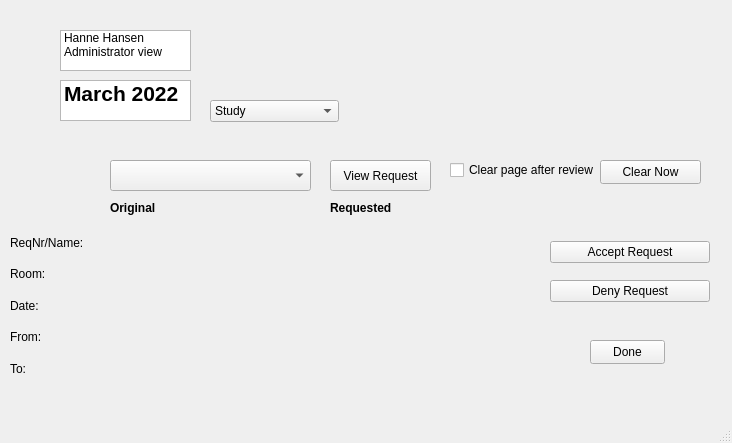
<?xml version="1.0" encoding="UTF-8"?>
<ui version="4.0">
 <class>MainWindow</class>
 <widget class="QMainWindow" name="MainWindow">
  <property name="geometry">
   <rect>
    <x>0</x>
    <y>0</y>
    <width>732</width>
    <height>443</height>
   </rect>
  </property>
  <property name="windowTitle">
   <string>MainWindow</string>
  </property>
  <widget class="QWidget" name="centralwidget">
   <widget class="QListWidget" name="month">
    <property name="geometry">
     <rect>
      <x>60</x>
      <y>80</y>
      <width>131</width>
      <height>41</height>
     </rect>
    </property>
    <item>
     <property name="text">
      <string>March 2022</string>
     </property>
     <property name="font">
      <font>
       <pointsize>16</pointsize>
       <bold>true</bold>
      </font>
     </property>
    </item>
   </widget>
   <widget class="QComboBox" name="studyCombo">
    <property name="geometry">
     <rect>
      <x>210</x>
      <y>100</y>
      <width>129</width>
      <height>22</height>
     </rect>
    </property>
    <item>
     <property name="text">
      <string>Study</string>
     </property>
    </item>
    <item>
     <property name="text">
      <string>Health &amp; informatics</string>
     </property>
    </item>
    <item>
     <property name="text">
      <string>Farmacy</string>
     </property>
    </item>
    <item>
     <property name="text">
      <string>Data Science</string>
     </property>
    </item>
    <item>
     <property name="text">
      <string>Chemistry</string>
     </property>
    </item>
   </widget>
   <widget class="QListWidget" name="header">
    <property name="geometry">
     <rect>
      <x>60</x>
      <y>30</y>
      <width>131</width>
      <height>41</height>
     </rect>
    </property>
    <item>
     <property name="text">
      <string>Hanne Hansen</string>
     </property>
    </item>
    <item>
     <property name="text">
      <string>Administrator view</string>
     </property>
    </item>
   </widget>
   <widget class="QPushButton" name="donePushButton">
    <property name="geometry">
     <rect>
      <x>590</x>
      <y>340</y>
      <width>75</width>
      <height>24</height>
     </rect>
    </property>
    <property name="text">
     <string>Done</string>
    </property>
   </widget>
   <widget class="QWidget" name="verticalLayoutWidget">
    <property name="geometry">
     <rect>
      <x>550</x>
      <y>230</y>
      <width>160</width>
      <height>83</height>
     </rect>
    </property>
    <layout class="QVBoxLayout" name="verticalLayout">
     <item>
      <widget class="QPushButton" name="acceptPush">
       <property name="text">
        <string>Accept Request</string>
       </property>
      </widget>
     </item>
     <item>
      <widget class="QPushButton" name="denyPush">
       <property name="text">
        <string>Deny Request</string>
       </property>
      </widget>
     </item>
    </layout>
   </widget>
   <widget class="QComboBox" name="comboLect">
    <property name="geometry">
     <rect>
      <x>110</x>
      <y>160</y>
      <width>201</width>
      <height>31</height>
     </rect>
    </property>
   </widget>
   <widget class="QWidget" name="verticalLayoutWidget_2">
    <property name="geometry">
     <rect>
      <x>110</x>
      <y>230</y>
      <width>201</width>
      <height>151</height>
     </rect>
    </property>
    <layout class="QVBoxLayout" name="verticalLayout_2">
     <item>
      <widget class="QLabel" name="labName">
       <property name="text">
        <string/>
       </property>
      </widget>
     </item>
     <item>
      <widget class="QLabel" name="labRoom">
       <property name="text">
        <string/>
       </property>
      </widget>
     </item>
     <item>
      <widget class="QLabel" name="labDate">
       <property name="text">
        <string/>
       </property>
      </widget>
     </item>
     <item>
      <widget class="QLabel" name="labFrom">
       <property name="text">
        <string/>
       </property>
      </widget>
     </item>
     <item>
      <widget class="QLabel" name="labUntil">
       <property name="text">
        <string/>
       </property>
      </widget>
     </item>
    </layout>
   </widget>
   <widget class="QWidget" name="verticalLayoutWidget_3">
    <property name="geometry">
     <rect>
      <x>330</x>
      <y>230</y>
      <width>201</width>
      <height>151</height>
     </rect>
    </property>
    <layout class="QVBoxLayout" name="verticalLayout_3">
     <item>
      <widget class="QLabel" name="labName_2">
       <property name="text">
        <string/>
       </property>
      </widget>
     </item>
     <item>
      <widget class="QLabel" name="labRoom_2">
       <property name="text">
        <string/>
       </property>
      </widget>
     </item>
     <item>
      <widget class="QLabel" name="labDate_2">
       <property name="text">
        <string/>
       </property>
      </widget>
     </item>
     <item>
      <widget class="QLabel" name="labFrom_2">
       <property name="text">
        <string/>
       </property>
      </widget>
     </item>
     <item>
      <widget class="QLabel" name="labUntil_2">
       <property name="text">
        <string/>
       </property>
      </widget>
     </item>
    </layout>
   </widget>
   <widget class="QPushButton" name="viewPush">
    <property name="geometry">
     <rect>
      <x>330</x>
      <y>160</y>
      <width>101</width>
      <height>31</height>
     </rect>
    </property>
    <property name="text">
     <string>View Request</string>
    </property>
   </widget>
   <widget class="QLabel" name="label">
    <property name="geometry">
     <rect>
      <x>110</x>
      <y>200</y>
      <width>81</width>
      <height>16</height>
     </rect>
    </property>
    <property name="text">
     <string>&lt;html&gt;&lt;head/&gt;&lt;body&gt;&lt;p&gt;&lt;span style=&quot; font-weight:700;&quot;&gt;Original&lt;/span&gt;&lt;/p&gt;&lt;/body&gt;&lt;/html&gt;</string>
    </property>
   </widget>
   <widget class="QLabel" name="label_2">
    <property name="geometry">
     <rect>
      <x>330</x>
      <y>200</y>
      <width>91</width>
      <height>16</height>
     </rect>
    </property>
    <property name="text">
     <string>&lt;html&gt;&lt;head/&gt;&lt;body&gt;&lt;p&gt;&lt;span style=&quot; font-weight:700;&quot;&gt;Requested&lt;/span&gt;&lt;/p&gt;&lt;/body&gt;&lt;/html&gt;</string>
    </property>
   </widget>
   <widget class="QWidget" name="verticalLayoutWidget_4">
    <property name="geometry">
     <rect>
      <x>10</x>
      <y>230</y>
      <width>81</width>
      <height>151</height>
     </rect>
    </property>
    <layout class="QVBoxLayout" name="verticalLayout_4">
     <item>
      <widget class="QLabel" name="labName_3">
       <property name="text">
        <string>ReqNr/Name:</string>
       </property>
      </widget>
     </item>
     <item>
      <widget class="QLabel" name="labRoom_3">
       <property name="text">
        <string>Room:</string>
       </property>
      </widget>
     </item>
     <item>
      <widget class="QLabel" name="labDate_3">
       <property name="text">
        <string>Date:</string>
       </property>
      </widget>
     </item>
     <item>
      <widget class="QLabel" name="labFrom_3">
       <property name="text">
        <string>From:</string>
       </property>
      </widget>
     </item>
     <item>
      <widget class="QLabel" name="labUntil_3">
       <property name="text">
        <string>To:</string>
       </property>
      </widget>
     </item>
    </layout>
   </widget>
   <widget class="QCheckBox" name="checkBox">
    <property name="enabled">
     <bool>true</bool>
    </property>
    <property name="geometry">
     <rect>
      <x>450</x>
      <y>160</y>
      <width>151</width>
      <height>20</height>
     </rect>
    </property>
    <property name="text">
     <string>Clear page after review</string>
    </property>
   </widget>
   <widget class="QPushButton" name="clearPush">
    <property name="geometry">
     <rect>
      <x>600</x>
      <y>160</y>
      <width>101</width>
      <height>24</height>
     </rect>
    </property>
    <property name="text">
     <string>Clear Now</string>
    </property>
   </widget>
  </widget>
  <widget class="QMenuBar" name="menubar">
   <property name="geometry">
    <rect>
     <x>0</x>
     <y>0</y>
     <width>732</width>
     <height>22</height>
    </rect>
   </property>
  </widget>
  <widget class="QStatusBar" name="statusbar"/>
 </widget>
 <resources/>
 <connections/>
</ui>
